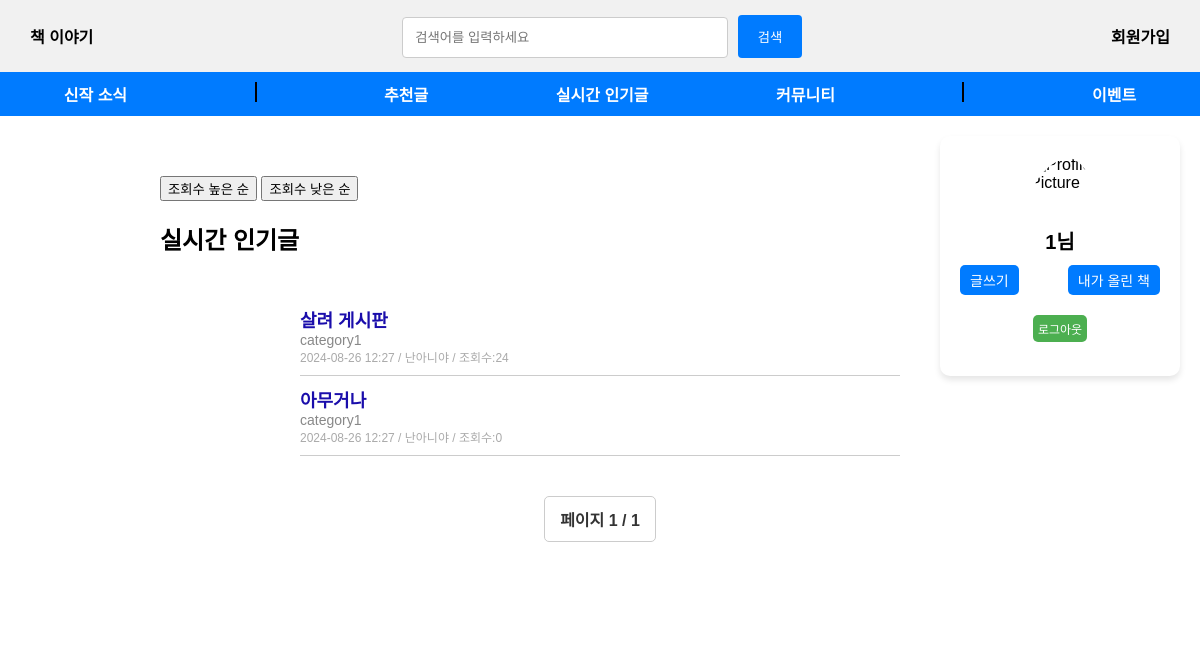
Page /book/ (signed in) on the earlier database version.
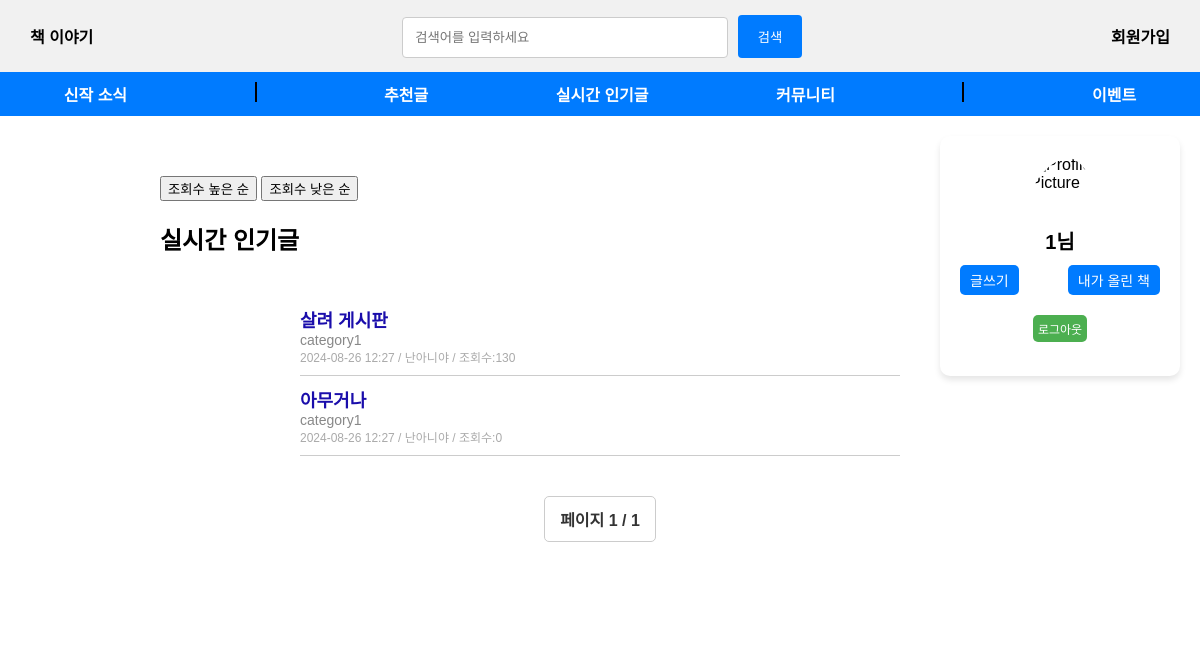
Same page on the later database version.
### book/models.py (models this page shows, shortened)
class Post_information(models.Model):
    STATUS_CHOICES = [
        ('published', '공개'),
        ('unpublished', '비공개'),
    ]
    title = models.CharField(max_length=255, null=False)                  # 제목
    content = models.TextField(null=False)                                # 내용
    category = models.CharField(max_length=100, blank=True)               # 카테고리
    status = models.CharField(max_length=20, choices=STATUS_CHOICES, default='published')  # 상태
    author = models.ForeignKey(User_information, on_delete=models.CASCADE)  # 작성자
    like_users = models.ManyToManyField(User_information,default=1, related_name='post_like_user',blank =True)
    created_at = models.DateTimeField(auto_now_add=True)                  # 작성일
    updated_at = models.DateTimeField(auto_now=True)                      # 수정일
    tags = models.ManyToManyField('Tag', blank=True)  # 태그 추가
    views = models.IntegerField(default=0)  #조회수

class User_information(models.Model):
    username = models.CharField(max_length=100, unique=True, null=False)  # 아이디
    password = models.CharField(max_length=100, null=False)               # 비밀번호
    nickname = models.CharField(max_length=100, unique=True, null=False)  # 닉네임
    birthdate = models.CharField(max_length=8, null=False)                # 생년월일 (YYYYMMDD)

### book/views.py (the view)
# urls.py: path('', views.index, name='index'),
def index(request):
    print("titlelist")
    post_list = Post_information.objects.all().order_by('-created_at')
    paginator = Paginator(post_list, 10)  # 페이지당 20개의 게시물을 표시합니다
    page_number = request.GET.get('page')
    page_obj = paginator.get_page(page_number)
    context = {
        'page_obj': page_obj,
    }
    return render(request,'book/index.html',context)

### book/templates/book/index.html (shortened to what this page needs)
<!DOCTYPE html>
<html>
<head>
</head>
<body>
    <div class="navbar">
        <a href="{% url 'index' %}">책 이야기</a>
        <div class="search-bar">
            <form action="{% url 'search_posts' %}" method="post">
                <input type="text" name ="search-post" placeholder="검색어를 입력하세요"  value="{{ query }}">
                <button>검색</button>
            </form>
        </div>
        <div>
            <a href="{% url 'signup' %}">회원가입</a>
        </div>
    </div>
    <div class="category-bar">
        <a href="#">신작 소식</a>
        <div class="vertical-line"></div>
        <a href="#">추천글</a>
        <a href="#">실시간 인기글</a>
        <a href="#">커뮤니티</a>
        <div class="vertical-line"></div>
        <a href="#">이벤트</a>
    </div>
    <div class="main-content">
        <div class="login-post-container">
            <div class="login-container">
                {% if request.session.username %}
                    <div class="user-info">
                        {% load static %}
                        <div class="profile-pic">
                            <form method="post" action="{% url 'upload_profile_pic' %}" enctype="multipart/form-data">
                                <img
                                    src="{{ request.session.profile_pic }}"
                                    {% comment %} src="{% if request.session.profile_pic %}{{ request.session.profile_pic }}{% else %}{% static 'images/default-profile.png' %}{% endif %}"  {% endcomment %}
                                    alt="Profile Picture"
                                    style="cursor: pointer; width: 100px; height: 100px; border-radius: 50%;"
                                    onclick="document.getElementById('file-input').click();"
                                >
                            </form>
                        </div>
                        <h2>{{ request.session.username }}님</h2>
                        <div class="user-actions">
                            <a href="{%url 'post_view'%}" class="action-button">글쓰기</a>
                            <a href="#" class="action-button">내가 올린 책</a>
                        </div>
                        <a href="{% url 'logout' %}" class="logout-button">로그아웃</a>
                    </div>
                {% endif %}
            </div>
        </div>
        <div class="post-list" >
            <div>
                <form method="get" action="{% url 'post_sort' %}" style="display:inline;">
                    <button type="submit" {% if request.GET.sort == 'views_desc' %}class="active"{% endif %}>
                        조회수 높은 순
                    </button>
                </form>
                <form method="get" action="{% url 'post_sort' %}" style="display:inline;">
                    <button type="submit" {% if request.GET.sort == 'views_asc' %}class="active"{% endif %}>
                        조회수 낮은 순
                    </button>
                </form>
            </div>
            {% if results == 1%}
                    <h2>검색 결과 </h2>
                    <ul class="post-list">
                        {% for post in page_obj %}
                            <li class="post-item">
                                {% comment %} <a href="{% url 'post_detail' post.id %}">{{ post.title }}</a> - {{ post.created_at }} {% endcomment %}
                                <a href="{% url 'post_detail' post.pk %}" class="post-title">{{ post.title }}</a>
                                <div class="post-category">{{ post.category }}</div>
                                <div class="post-meta">{{ post.created_at|date:"Y-m-d H:i" }} / {{ post.author.nickname }} / 조회수:{{ post.views }}</div>
                            </li>
                        {% endfor %}
                    </ul>
            {% else %}
                    <h2>실시간 인기글</h2>
                    <ul class="post-list">
                        {% for post in page_obj %}
                        <li class="post-item">
                            <a href="{% url 'post_detail' post.pk %}" class="post-title">{{ post.title }}</a>
                            <div class="post-category">{{ post.category }}</div>
                            <div class="post-meta">{{ post.created_at|date:"Y-m-d H:i" }} / {{ post.author.nickname }} / 조회수:{{ post.views }}</div>
                        </li>
                        {% empty %}
                        <li>게시글이 없습니다.</li>
                        {% endfor %}
                    </ul>
            {% endif %}
            <div class="pagination">
                {%if results == 1%}
                    <span class="step-links">
                        {% if page_obj.has_previous %}
                        <div class="pagination-controls">
                            <a href="search_post?page=1">&laquo; 처음</a>
                        </div>
                        <div class="pagination-controls2">
                            <a href="search_post?page={{ page_obj.previous_page_number }}">이전</a>
                        </div>
                        {% endif %}
                        <span class="current">
                            페이지 {{ page_obj.number }} / {{ page_obj.paginator.num_pages }}
                        </span>
                        {% if page_obj.has_next %}
                        <div class="pagination-controls">
                            <a href="search_post?page={{ page_obj.next_page_number }}">다음</a>
                        </div>
                        <div class="pagination-controls2">
                            <a href="search_post?page={{ page_obj.paginator.num_pages }}">끝 &raquo;</a>
                        </div>
                    </span>
                {% endif %}
                {%else%}
                    <span class="step-links">
                        <span class="current">
                            페이지 {{ page_obj.number }} / {{ page_obj.paginator.num_pages }}
                        </span>
                {%endif%}
            </div>
        </div>
    </div>
</body>
</html>

Differences in the rows shown:
changed Post_information "살려 게시판": views "24" → "130"
